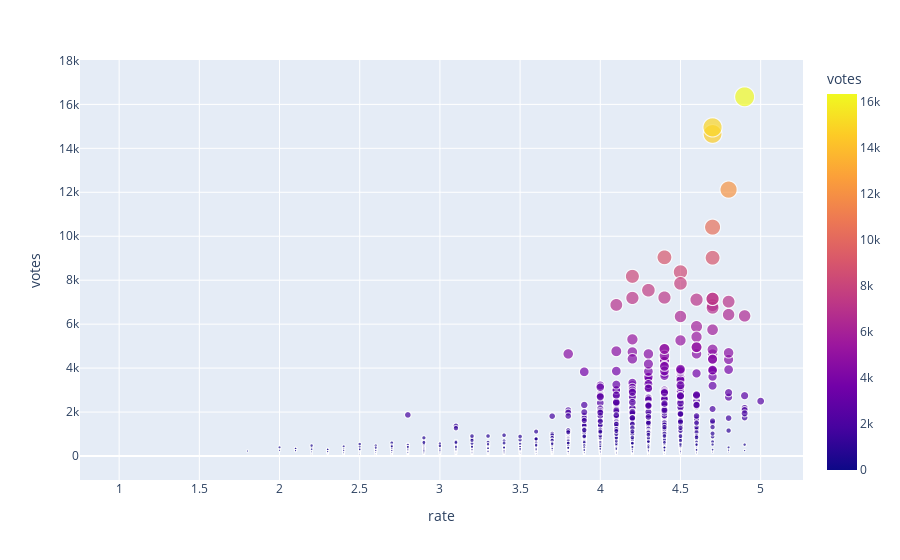

Here is the notebook cell this chart was saved with:
### Markdown cell above
## Getting insights

### Code cell
# Plot votes vs rates

fig = px.scatter(df_zom, x= df_zom.rate, y = df_zom.votes, color=df_zom["votes"],
                 size= df_zom["votes"])
fig.show()

### Figure 1 — Plotly figure (JSON) as saved in the notebook; plotly's stock layout.template omitted (floating-point values rounded to 4 significant figures; data arrays with more than 128 entries replaced by an {"elided": "..."} marker saying what was removed)
{"data": [{"hovertemplate": "rate=%{x}<br>votes=%{marker.color}<extra></extra>", "legendgroup": "", "marker": {"color": {"elided": "11432 int values"}, "coloraxis": "coloraxis", "size": {"elided": "11432 int values"}, "sizemode": "area", "sizeref": 40.86, "symbol": "circle"}, "mode": "markers", "name": "", "showlegend": false, "type": "scattergl", "x": {"elided": "11432 float values"}, "xaxis": "x", "y": {"elided": "11432 int values"}, "yaxis": "y"}], "layout": {"coloraxis": {"colorbar": {"title": {"text": "votes"}}, "colorscale": [[0, "#0d0887"], [0.1111, "#46039f"], [0.2222, "#7201a8"], [0.3333, "#9c179e"], [0.4444, "#bd3786"], [0.5556, "#d8576b"], [0.6667, "#ed7953"], [0.7778, "#fb9f3a"], [0.8889, "#fdca26"], [1, "#f0f921"]]}, "legend": {"itemsizing": "constant", "tracegroupgap": 0}, "margin": {"t": 60}, "xaxis": {"anchor": "y", "domain": [0, 1], "title": {"text": "rate"}}, "yaxis": {"anchor": "x", "domain": [0, 1], "title": {"text": "votes"}}}}
